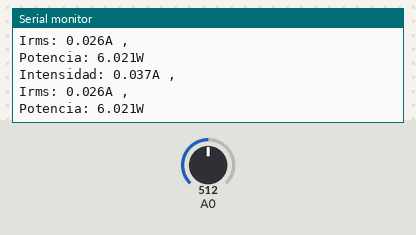
The sketch below on a simulated Arduino Uno, built with avr-gcc and run on an emulated ATmega328P. Shown: the last lines printed to the serial monitor. The test bench sets the inputs (shaded band); at power-on: A0 = 512.

Above: at 1.2 s.
1.3 s: A0 set to 716
At 2.6 s:
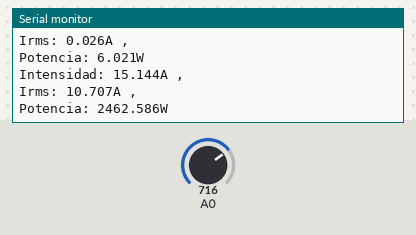
2.8 s: A0 set to 900
At 3.9 s:
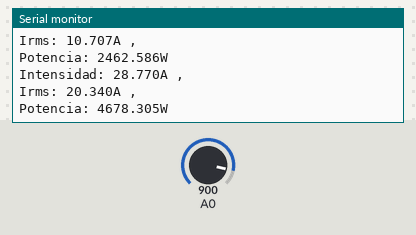
Timing chart, 0 to 5.8 s (numbered marks = the images above; inputs shaded):
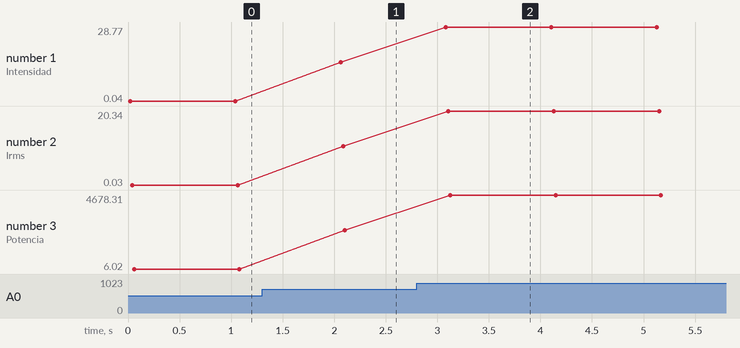

The sketch:

ACS712_test.ino
```cpp
/*

*/
// mesure a bettery with ACS712 current and intensity sensor
float SENSIBILITY = 0.066; // Modelo 30A
int SAMPLESNUMBER = 100;

void setup()
{
  Serial.begin(9600);
}

void printMeasure(String prefix, float value, String postfix)
{
  Serial.print(prefix);
  Serial.print(value, 3);
  Serial.println(postfix);
}

void loop()
{
  float current = getIntensity(SAMPLESNUMBER);
  float currentRMS = 0.707 * current;
  float power = 230.0 * currentRMS;

  printMeasure("Intensidad: ", current, "A ,");
  printMeasure("Irms: ", currentRMS, "A ,");
  printMeasure("Potencia: ", power, "W");
  delay(1000);
}

float getIntensity(int samplesNumber)
{
  float voltage;
  float currentSum = 0;
  for (int i = 0; i < samplesNumber; i++)
  {
    voltage = analogRead(A0) * 5.0 / 1023.0;
    currentSum += (voltage - 2.5) / SENSIBILITY;
  }
  return(currentSum / samplesNumber);
}
```

Measured:
- after the input at 1.3 s, the serial monitor: prints a new line after 0.76 s (image 1)
- after the input at 2.8 s, the serial monitor: prints a new line after 0.28 s (image 2)
- plotted number 1: 0.04 → 15.14 after the input at 1.3 s, 15.14 → 28.77 after the input at 2.8 s
- plotted number 2: 0.03 → 10.71 after the input at 1.3 s, 10.71 → 20.34 after the input at 2.8 s
- plotted number 3: 6.02 → 2462.59 after the input at 1.3 s, 2462.59 → 4678.31 after the input at 2.8 s
